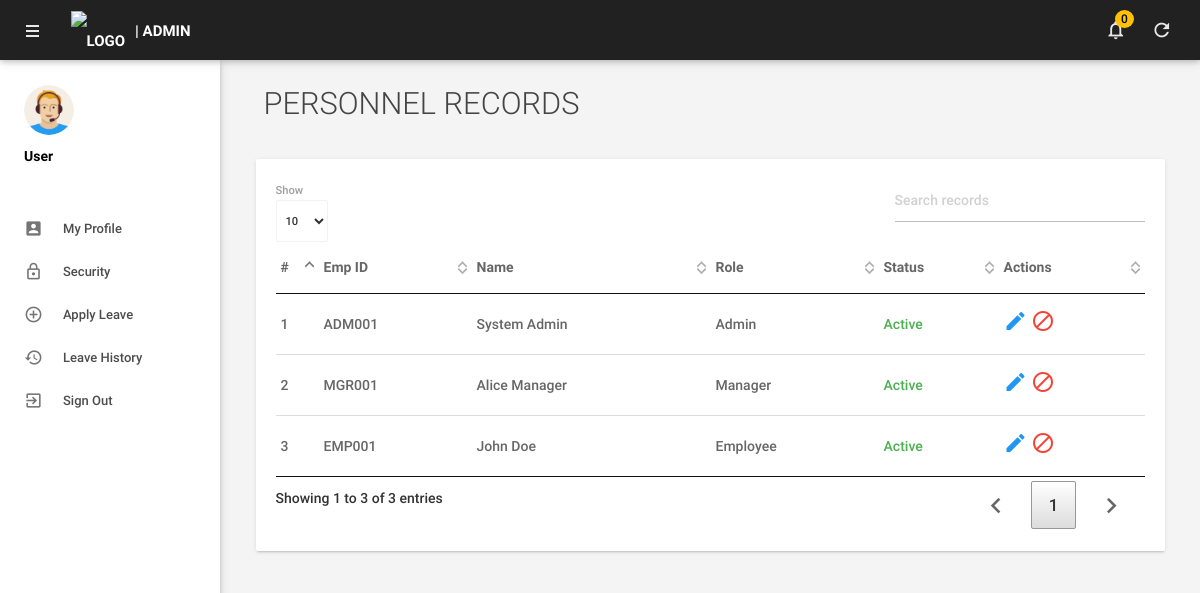
/admin/manageemployee.php (signed in), run on the app's committed database.
### tables this page shows
CREATE TABLE `tblemployees` (
  `id` int(11) NOT NULL AUTO_INCREMENT,
  `EmpId` varchar(100) NOT NULL,
  `FirstName` varchar(150) NOT NULL,
  `LastName` varchar(150) NOT NULL,
  `EmailId` varchar(200) NOT NULL,
  `Password` varchar(255) NOT NULL,
  `Gender` varchar(100) DEFAULT NULL,
  `Dob` varchar(100) DEFAULT NULL,
  `Department` varchar(255) DEFAULT NULL,
  `Address` varchar(255) DEFAULT NULL,
  `City` varchar(200) DEFAULT NULL,
  `State` varchar(150) DEFAULT NULL,
  `Country` varchar(150) DEFAULT 'Nigeria',
  `Phonenumber` char(15) DEFAULT NULL,
  `Status` int(1) NOT NULL DEFAULT 1,
  `role` int(11) NOT NULL,
  `LeavesTaken` int(11) DEFAULT 0,
  `ExtraLeaves` int(11) DEFAULT 0,
  `imageFileName` varchar(255) DEFAULT 'profile-image.png',
  `hash` varchar(255) DEFAULT NULL,
  `RegDate` timestamp NOT NULL DEFAULT CURRENT_TIMESTAMP,
  PRIMARY KEY (`id`),
  UNIQUE KEY `EmailId` (`EmailId`),
  UNIQUE KEY `EmpId` (`EmpId`)
);

CREATE TABLE `tblroles` (
  `id` int(11) NOT NULL AUTO_INCREMENT,
  `RoleName` varchar(100) NOT NULL,
  `Description` varchar(255) DEFAULT NULL,
  PRIMARY KEY (`id`)
);

### admin/includes/head.php (called while the page is built)
<?php
include(dirname(__FILE__) . '/../../includes/head.php');
?>

### admin/includes/header.php (called while the page is built)
<?php
$header_title = "| Admin";
$header_color = "grey darken-4";
$header_logo  = "assets/images/logo.png";
include(dirname(__FILE__) . '/../../includes/header.php');
?>

### admin/includes/sidebar.php (called while the page is built)
<?php
include(dirname(__FILE__) . '/../../includes/sidebar.php');
?>

### admin/manageemployee.php (the view, shortened to what this page needs)
<!DOCTYPE html>
<html lang="en">
<head>
    <?php include('includes/head.php');?>
    <link href="../assets/plugins/datatables/css/jquery.dataTables.min.css" rel="stylesheet">
</head>
<body>
    <?php include('includes/header.php');?>
    <?php include('includes/sidebar.php');?>
    <main class="mn-inner">
        <div class="row">
            <div class="col s12"><div class="page-title">Personnel Records</div></div>
            <div class="col s12">
                <div class="card">
                    <div class="card-content">
                        <table id="example" class="display responsive-table">
                            <thead>
                                <tr>
                                    <th>#</th>
                                    <th>Emp ID</th>
                                    <th>Name</th>
                                    <th>Role</th>
                                    <th>Status</th>
                                    <th>Actions</th>
                                </tr>
                            </thead>
                            <tbody>
                                <?php
                                $sql = "SELECT e.*, r.RoleName FROM tblemployees e LEFT JOIN tblroles r ON e.role = r.id";
                                $query = $dbh->query($sql);
                                $cnt = 1;
                                while($row = $query->fetch()) { ?>
                                    <tr>
                                        <td><?php echo $cnt++; ?></td>
                                        <td><?php echo htmlentities($row->EmpId); ?></td>
                                        <td><?php echo htmlentities($row->FirstName . " " . $row->LastName); ?></td>
                                        <td><?php echo htmlentities($row->RoleName ?? 'Employee'); ?></td>
                                        <td><?php echo ($row->Status == 1) ? '<span class="green-text">Active</span>' : '<span class="red-text">Inactive</span>'; ?></td>
                                        <td>
                                            <a href="editemployee.php?empid=<?php echo $row->id; ?>" class="blue-text"><i class="material-icons">edit</i></a>
                                            <?php if($row->Status == 1): ?>
                                                <a href="manageemployee.php?inid=<?php echo $row->id; ?>" class="red-text" onclick="return confirm('Deactivate account?');"><i class="material-icons">block</i></a>
                                            <?php else: ?>
                                                <a href="manageemployee.php?id=<?php echo $row->id; ?>" class="green-text" onclick="return confirm('Activate account?');"><i class="material-icons">check_circle</i></a>
                                            <?php endif; ?>
                                        </td>
                                    </tr>
                                <?php } ?>
                            </tbody>
                        </table>
                    </div>
                </div>
            </div>
        </div>
    </main>
</body>
</html>

### includes/head.php (shortened to what this page needs)
<?php
$head_prefix = (strpos($_SERVER['REQUEST_URI'], '/admin/') !== false) ? '../' : '';
?>
<link type="text/css" rel="stylesheet" href="<?php echo $head_prefix; ?>assets/plugins/materialize/css/materialize.min.css"/>
<link href="<?php echo $head_prefix; ?>assets/plugins/material-preloader/css/materialPreloader.min.css" rel="stylesheet">
<link href="<?php echo $head_prefix; ?>assets/plugins/datatables/css/jquery.dataTables.min.css" rel="stylesheet">
<link href="<?php echo $head_prefix; ?>assets/css/alpha.min.css" rel="stylesheet" type="text/css"/>
<link href="<?php echo $head_prefix; ?>assets/css/custom.css" rel="stylesheet" type="text/css"/>

### includes/header.php (shortened to what this page needs)
<?php
$h_prefix = (strpos($_SERVER['SCRIPT_NAME'], '/admin/') !== false) ? '../' : '';
$h_title = $header_title ?? '| Portal';
$h_color = $header_color ?? 'grey darken-4';
$h_logo  = $header_logo ?? 'assets/images/logo.png';
$h_unread = $_SESSION['unread_leaves'] ?? 0;
?>
<div class="mn-content fixed-sidebar">
    <header class="mn-header navbar-fixed">
        <nav class="<?php echo $h_color; ?>">
            <div class="nav-wrapper row">
                <section class="material-design-hamburger navigation-toggle">
                    <a href="javascript:void(0)" data-activates="slide-out" class="button-collapse show-on-large material-design-hamburger__icon">
                        <span class="material-design-hamburger__layer"></span>
                    </a>
                </section>
                <div class="header-title col s3" style="display: flex; align-items: center;">
                    <img src="<?php echo $h_prefix . $h_logo; ?>" alt="Logo" style="height: 40px; margin-right: 10px;">
                    <span class="chapter-title"><?php echo $h_title; ?></span>
                </div>
                <ul class="right col s9 m3 nav-right-menu">
                    <li class="hide-on-small-and-down">
                        <a href="<?php echo $h_prefix; ?>refresh_notifications.php" title="Refresh Notifications">
                            <i class="material-icons">refresh</i>
                        </a>
                    </li>
                    <li class="hide-on-small-and-down">
                        <a href="javascript:void(0)" data-activates="dropdown1" class="dropdown-button dropdown-right show-on-large">
                            <i class="material-icons">notifications_none</i>
                            <span id="unread-leaves-badge" class="badge amber black-text" style="border-radius: 50%;"><?php echo $h_unread; ?></span>
                        </a>
                    </li>
                </ul>
            </div>
        </nav>
    </header>

### includes/sidebar.php (shortened to what this page needs)
<?php
$base_path = (strpos($_SERVER['SCRIPT_NAME'], '/admin/') !== false) ? '../' : '';
$user_session_data = $_SESSION['user_data'] ?? [];
$sidebar_user_name = $user_session_data['name'] ?? "User";
$sidebar_img = $user_session_data['img'] ?? "assets/images/profile-image.png";
?>
<aside id="slide-out" class="side-nav white fixed">
    <div class="side-nav-wrapper">
        <div class="sidebar-profile">
            <div class="sidebar-profile-image">
                <img src="<?php echo $base_path . $sidebar_img; ?>" class="circle" alt="Profile">
            </div>
            <div class="sidebar-profile-info">
                <p><?php echo $sidebar_user_name; ?></p>
            </div>
        </div>
        <ul class="sidebar-menu collapsible collapsible-accordion" data-collapsible="accordion">
            <li class="no-padding"><a class="waves-effect waves-grey" href="<?php echo $base_path; ?>myprofile.php"><i class="material-icons">account_box</i>My Profile</a></li>
            <li class="no-padding"><a class="waves-effect waves-grey" href="<?php echo $base_path; ?>emp-changepassword.php"><i class="material-icons">lock_outline</i>Security</a></li>
            <li class="no-padding"><a class="waves-effect waves-grey" href="<?php echo $base_path; ?>apply-leave.php"><i class="material-icons">add_circle_outline</i>Apply Leave</a></li>
            <li class="no-padding"><a class="waves-effect waves-grey" href="<?php echo $base_path; ?>leavehistory.php"><i class="material-icons">history</i>Leave History</a></li>
            <li class="no-padding">
                <a class="waves-effect waves-grey" href="<?php echo $base_path; ?>logout.php"><i class="material-icons">exit_to_app</i>Sign Out</a>
            </li>
        </ul>
    </div>
</aside>

### includes/head.php (style rules this page uses)
.mn-header nav { background-color: #212121 !important; }
.header-title { display: flex; align-items: center; }
.page-title { font-weight: 300 !important; color: #444; margin-bottom: 30px; font-size: 2.2rem; }

### data on the page
tblemployees: EmpId "ADM001", FirstName+LastName "System Admin", tblroles.RoleName "Admin", Status "Active"
tblemployees: EmpId "MGR001", FirstName+LastName "Alice Manager", tblroles.RoleName "Manager", Status "Active"
tblemployees: EmpId "EMP001", FirstName+LastName "John Doe", tblroles.RoleName "Employee", Status "Active"

### other printed values
$h_title "| ADMIN"
$h_unread "0"
$sidebar_user_name "User"
